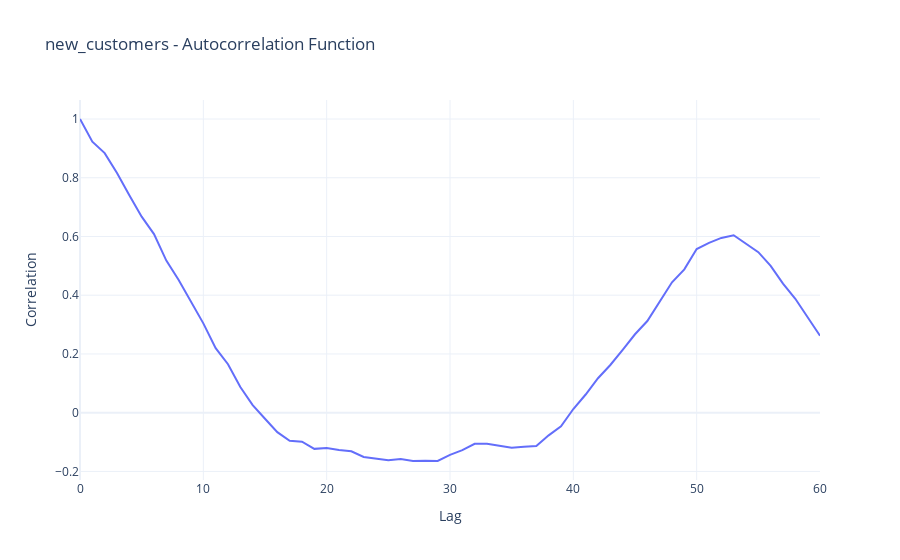

Notebook cell for this chart:
### Markdown cell above
🔍 Observations 

⬛ In 2020, the summer spike in new customers begins at the end of July. <br>
⬛ In 2021, the summer spike shifts earlier, starting at the end of May. <br>
⬛ In 2022, the summer spike occurs even earlier, at the beginning of May. <br>
⬛ In 2023, an unusual decrease in new customers is observed at the beginning of June. <br>
⬛ This pattern suggests that a potential yearly seasonality is disrupted by the lingering effects of COVID and an anomalous event in 2023, making it less clean.

### Code cell
def compute_autocorrelation(df: pl.DataFrame,
                              col_name: str,
                              max_lag: int = 60,
                              sort_col: str = None) -> pl.DataFrame:
    # Optional sorting
    if sort_col:
        df = df.sort(sort_col)

    # Compute autocorrelations for each lag
    corrs = []
    for lag in range(0, max_lag + 1):
        shifted_df = df.with_columns(pl.col(col_name).shift(lag).alias(f"{col_name}_lag"))
        corr_value = shifted_df.drop_nulls().select(pl.corr(col_name, f"{col_name}_lag")).item()
        corrs.append(corr_value)

    # Return the results as a Polars DataFrame
    return pl.DataFrame({
        'Lag': range(0, max_lag + 1),
         col_name: corrs
    })


result = compute_autocorrelation(df, col_name=target, max_lag=60, sort_col=date_col)
fig=px.line(result, x='Lag', y=target, title=f"{target} - Autocorrelation Function")
fig.update_layout(yaxis_title="Correlation")
fig.show()

### Figure 1 — Plotly figure (JSON) as saved in the notebook; plotly's stock layout.template omitted (floating-point values rounded to 4 significant figures)
{"data": [{"hovertemplate": "Lag=%{x}<br>new_customers=%{y}<extra></extra>", "legendgroup": "", "line": {"color": "#636efa", "dash": "solid"}, "marker": {"symbol": "circle"}, "mode": "lines", "name": "", "orientation": "v", "showlegend": false, "type": "scatter", "x": [0, 1, 2, 3, 4, 5, 6, 7, 8, 9, 10, 11, 12, 13, 14, 15, 16, 17, 18, 19, 20, 21, 22, 23, 24, 25, 26, 27, 28, 29, 30, 31, 32, 33, 34, 35, 36, 37, 38, 39, 40, 41, 42, 43, 44, 45, 46, 47, 48, 49, 50, 51, 52, 53, 54, 55, 56, 57, 58, 59, 60], "xaxis": "x", "y": [1.0, 0.923, 0.8838, 0.816, 0.7404, 0.6674, 0.6081, 0.5179, 0.452, 0.3772, 0.3041, 0.2198, 0.1651, 0.08731, 0.02599, -0.02054, -0.06634, -0.09592, -0.09887, -0.1232, -0.1204, -0.1268, -0.1313, -0.1509, -0.1554, -0.1618, -0.1581, -0.1645, -0.1634, -0.1644, -0.1437, -0.1277, -0.106, -0.1058, -0.1123, -0.1193, -0.1156, -0.1133, -0.07709, -0.04623, 0.01242, 0.06184, 0.1172, 0.1624, 0.2136, 0.267, 0.3121, 0.3783, 0.4439, 0.4882, 0.5573, 0.5782, 0.5952, 0.604, 0.5762, 0.5465, 0.5001, 0.4393, 0.3878, 0.3245, 0.262], "yaxis": "y"}], "layout": {"legend": {"tracegroupgap": 0}, "title": {"text": "new_customers - Autocorrelation Function"}, "xaxis": {"anchor": "y", "domain": [0, 1], "title": {"text": "Lag"}}, "yaxis": {"anchor": "x", "domain": [0, 1], "title": {"text": "Correlation"}}}}
